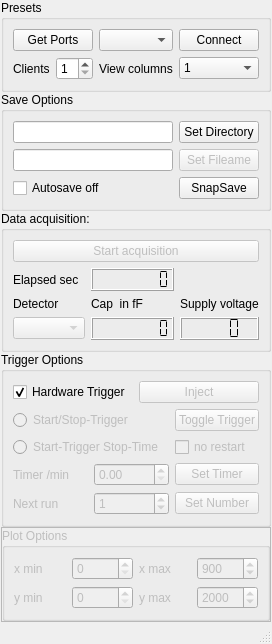
<?xml version="1.0" encoding="UTF-8"?>
<ui version="4.0">
 <class>MainWindow</class>
 <widget class="QMainWindow" name="MainWindow">
  <property name="geometry">
   <rect>
    <x>0</x>
    <y>0</y>
    <width>272</width>
    <height>617</height>
   </rect>
  </property>
  <property name="sizePolicy">
   <sizepolicy hsizetype="MinimumExpanding" vsizetype="MinimumExpanding">
    <horstretch>0</horstretch>
    <verstretch>0</verstretch>
   </sizepolicy>
  </property>
  <property name="windowTitle">
   <string>MainWindow</string>
  </property>
  <property name="windowIcon">
   <iconset>
    <normaloff>CDC_icon.ico</normaloff>CDC_icon.ico</iconset>
  </property>
  <widget class="QWidget" name="centralwidget">
   <layout class="QGridLayout" name="gridLayout">
    <property name="leftMargin">
     <number>0</number>
    </property>
    <property name="topMargin">
     <number>0</number>
    </property>
    <property name="rightMargin">
     <number>0</number>
    </property>
    <property name="bottomMargin">
     <number>0</number>
    </property>
    <property name="spacing">
     <number>0</number>
    </property>
    <item row="0" column="1">
     <layout class="QVBoxLayout" name="plotArea">
      <property name="sizeConstraint">
       <enum>QLayout::SetDefaultConstraint</enum>
      </property>
     </layout>
    </item>
    <item row="0" column="0">
     <widget class="QFrame" name="frame">
      <property name="minimumSize">
       <size>
        <width>270</width>
        <height>0</height>
       </size>
      </property>
      <property name="maximumSize">
       <size>
        <width>270</width>
        <height>16777215</height>
       </size>
      </property>
      <property name="lineWidth">
       <number>0</number>
      </property>
      <layout class="QVBoxLayout" name="verticalLayout">
       <property name="spacing">
        <number>0</number>
       </property>
       <property name="leftMargin">
        <number>0</number>
       </property>
       <property name="topMargin">
        <number>0</number>
       </property>
       <property name="rightMargin">
        <number>0</number>
       </property>
       <property name="bottomMargin">
        <number>0</number>
       </property>
       <item>
        <widget class="QGroupBox" name="presetsBox">
         <property name="title">
          <string>Presets</string>
         </property>
         <layout class="QGridLayout" name="gridLayout_6">
          <item row="1" column="3">
           <widget class="QPushButton" name="btnConnect">
            <property name="enabled">
             <bool>true</bool>
            </property>
            <property name="text">
             <string>Connect</string>
            </property>
           </widget>
          </item>
          <item row="1" column="2">
           <widget class="QComboBox" name="serialSlots"/>
          </item>
          <item row="2" column="0">
           <widget class="QLabel" name="label_12">
            <property name="text">
             <string>Clients</string>
            </property>
           </widget>
          </item>
          <item row="2" column="1">
           <widget class="QSpinBox" name="SensorNo">
            <property name="minimum">
             <number>1</number>
            </property>
            <property name="maximum">
             <number>8</number>
            </property>
           </widget>
          </item>
          <item row="2" column="2">
           <widget class="QLabel" name="label_9">
            <property name="text">
             <string>View columns</string>
            </property>
           </widget>
          </item>
          <item row="2" column="3">
           <widget class="QComboBox" name="comboLiveView">
            <property name="currentIndex">
             <number>1</number>
            </property>
            <item>
             <property name="text">
              <string>0</string>
             </property>
            </item>
            <item>
             <property name="text">
              <string>1</string>
             </property>
            </item>
            <item>
             <property name="text">
              <string>2</string>
             </property>
            </item>
            <item>
             <property name="text">
              <string>3</string>
             </property>
            </item>
           </widget>
          </item>
          <item row="1" column="0" colspan="2">
           <widget class="QPushButton" name="btnRefresh">
            <property name="text">
             <string>Get Ports</string>
            </property>
           </widget>
          </item>
         </layout>
        </widget>
       </item>
       <item>
        <widget class="QGroupBox" name="groupBox_5">
         <property name="title">
          <string>Save Options</string>
         </property>
         <layout class="QGridLayout" name="gridLayout_7">
          <item row="3" column="2">
           <widget class="QPushButton" name="autoSetDirectory">
            <property name="enabled">
             <bool>true</bool>
            </property>
            <property name="text">
             <string>Set Directory</string>
            </property>
           </widget>
          </item>
          <item row="6" column="2">
           <widget class="QPushButton" name="autoSetFilename">
            <property name="enabled">
             <bool>false</bool>
            </property>
            <property name="text">
             <string>Set Fileame</string>
            </property>
           </widget>
          </item>
          <item row="7" column="0">
           <widget class="QCheckBox" name="cboxAutosave">
            <property name="text">
             <string>Autosave off</string>
            </property>
           </widget>
          </item>
          <item row="3" column="0" colspan="2">
           <widget class="QLineEdit" name="autoDirectory">
            <property name="enabled">
             <bool>true</bool>
            </property>
            <property name="readOnly">
             <bool>true</bool>
            </property>
           </widget>
          </item>
          <item row="6" column="0" colspan="2">
           <widget class="QLineEdit" name="autoFilename"/>
          </item>
          <item row="7" column="2">
           <widget class="QPushButton" name="btnSave">
            <property name="text">
             <string>SnapSave</string>
            </property>
           </widget>
          </item>
         </layout>
        </widget>
       </item>
       <item>
        <widget class="QGroupBox" name="groupBox_4">
         <property name="title">
          <string>Data acquisition:</string>
         </property>
         <property name="flat">
          <bool>false</bool>
         </property>
         <layout class="QGridLayout" name="gridLayout_4">
          <item row="1" column="0">
           <widget class="QLabel" name="label_6">
            <property name="text">
             <string>Elapsed sec</string>
            </property>
           </widget>
          </item>
          <item row="9" column="0">
           <widget class="QComboBox" name="selectLCD">
            <property name="enabled">
             <bool>false</bool>
            </property>
           </widget>
          </item>
          <item row="8" column="0">
           <widget class="QLabel" name="label_13">
            <property name="text">
             <string>Detector</string>
            </property>
           </widget>
          </item>
          <item row="9" column="3" colspan="2">
           <widget class="QLCDNumber" name="lcdVoltage">
            <property name="digitCount">
             <number>4</number>
            </property>
            <property name="segmentStyle">
             <enum>QLCDNumber::Flat</enum>
            </property>
           </widget>
          </item>
          <item row="0" column="0" colspan="5">
           <widget class="QPushButton" name="btnacquisition">
            <property name="enabled">
             <bool>false</bool>
            </property>
            <property name="text">
             <string>Start acquisition</string>
            </property>
           </widget>
          </item>
          <item row="9" column="1" colspan="2">
           <widget class="QLCDNumber" name="lcdSerRead">
            <property name="font">
             <font>
              <pointsize>8</pointsize>
              <weight>50</weight>
              <bold>false</bold>
              <kerning>true</kerning>
             </font>
            </property>
            <property name="smallDecimalPoint">
             <bool>true</bool>
            </property>
            <property name="digitCount">
             <number>7</number>
            </property>
            <property name="segmentStyle">
             <enum>QLCDNumber::Flat</enum>
            </property>
            <property name="value" stdset="0">
             <double>0.000000000000000</double>
            </property>
           </widget>
          </item>
          <item row="1" column="1" colspan="2">
           <widget class="QLCDNumber" name="lcdTime">
            <property name="autoFillBackground">
             <bool>false</bool>
            </property>
            <property name="frameShape">
             <enum>QFrame::Box</enum>
            </property>
            <property name="smallDecimalPoint">
             <bool>true</bool>
            </property>
            <property name="digitCount">
             <number>7</number>
            </property>
            <property name="segmentStyle">
             <enum>QLCDNumber::Flat</enum>
            </property>
           </widget>
          </item>
          <item row="8" column="1">
           <widget class="QLabel" name="label_5">
            <property name="text">
             <string>Cap  in fF</string>
            </property>
           </widget>
          </item>
          <item row="8" column="3" colspan="2">
           <widget class="QLabel" name="label_V">
            <property name="text">
             <string>Supply voltage</string>
            </property>
           </widget>
          </item>
         </layout>
        </widget>
       </item>
       <item>
        <widget class="QGroupBox" name="groupBox">
         <property name="minimumSize">
          <size>
           <width>0</width>
           <height>0</height>
          </size>
         </property>
         <property name="title">
          <string>Trigger Options</string>
         </property>
         <layout class="QGridLayout" name="gridLayout_5" rowstretch="0,0" columnstretch="0,0">
          <item row="0" column="1">
           <widget class="QPushButton" name="pbnTrigger">
            <property name="enabled">
             <bool>false</bool>
            </property>
            <property name="text">
             <string>Inject</string>
            </property>
            <property name="checkable">
             <bool>false</bool>
            </property>
            <property name="checked">
             <bool>false</bool>
            </property>
            <property name="default">
             <bool>false</bool>
            </property>
            <property name="flat">
             <bool>false</bool>
            </property>
           </widget>
          </item>
          <item row="0" column="0">
           <widget class="QCheckBox" name="extTrigger">
            <property name="enabled">
             <bool>true</bool>
            </property>
            <property name="text">
             <string>Hardware Trigger</string>
            </property>
            <property name="checked">
             <bool>true</bool>
            </property>
            <property name="autoExclusive">
             <bool>false</bool>
            </property>
           </widget>
          </item>
          <item row="1" column="0" colspan="2">
           <widget class="QFrame" name="modeBox">
            <property name="enabled">
             <bool>false</bool>
            </property>
            <layout class="QGridLayout" name="gridLayout_3">
             <property name="leftMargin">
              <number>0</number>
             </property>
             <property name="topMargin">
              <number>0</number>
             </property>
             <property name="rightMargin">
              <number>0</number>
             </property>
             <property name="bottomMargin">
              <number>0</number>
             </property>
             <item row="8" column="1">
              <widget class="QLabel" name="lbRun">
               <property name="autoFillBackground">
                <bool>false</bool>
               </property>
               <property name="text">
                <string>Next run</string>
               </property>
              </widget>
             </item>
             <item row="7" column="2">
              <widget class="QDoubleSpinBox" name="timeBox">
               <property name="value">
                <double>0.000000000000000</double>
               </property>
              </widget>
             </item>
             <item row="0" column="1" colspan="2">
              <widget class="QRadioButton" name="rbtnAuto">
               <property name="text">
                <string>Start/Stop-Trigger</string>
               </property>
              </widget>
             </item>
             <item row="7" column="3">
              <widget class="QPushButton" name="timeSet">
               <property name="text">
                <string>Set Timer</string>
               </property>
               <property name="checked">
                <bool>false</bool>
               </property>
              </widget>
             </item>
             <item row="6" column="3">
              <widget class="QCheckBox" name="cboxRestart">
               <property name="text">
                <string>no restart</string>
               </property>
              </widget>
             </item>
             <item row="7" column="1">
              <widget class="QLabel" name="label_8">
               <property name="text">
                <string>Timer /min</string>
               </property>
              </widget>
             </item>
             <item row="8" column="3">
              <widget class="QPushButton" name="autoSetNo">
               <property name="text">
                <string>Set Number</string>
               </property>
              </widget>
             </item>
             <item row="6" column="1" colspan="2">
              <widget class="QRadioButton" name="rbtnTime">
               <property name="toolTip">
                <string extracomment="First set Time"/>
               </property>
               <property name="toolTipDuration">
                <number>3</number>
               </property>
               <property name="text">
                <string>Start-Trigger Stop-Time</string>
               </property>
              </widget>
             </item>
             <item row="8" column="2">
              <widget class="QSpinBox" name="autoCurrentNo">
               <property name="value">
                <number>1</number>
               </property>
               <property name="displayIntegerBase">
                <number>10</number>
               </property>
              </widget>
             </item>
             <item row="0" column="3">
              <widget class="QPushButton" name="ToggleTrigger">
               <property name="enabled">
                <bool>false</bool>
               </property>
               <property name="text">
                <string>Toggle Trigger</string>
               </property>
              </widget>
             </item>
            </layout>
           </widget>
          </item>
         </layout>
        </widget>
       </item>
       <item>
        <widget class="QFrame" name="PlotFrame">
         <property name="minimumSize">
          <size>
           <width>0</width>
           <height>0</height>
          </size>
         </property>
         <property name="frameShape">
          <enum>QFrame::StyledPanel</enum>
         </property>
         <property name="frameShadow">
          <enum>QFrame::Raised</enum>
         </property>
         <layout class="QVBoxLayout" name="verticalLayout_2">
          <property name="spacing">
           <number>0</number>
          </property>
          <property name="leftMargin">
           <number>0</number>
          </property>
          <property name="topMargin">
           <number>0</number>
          </property>
          <property name="rightMargin">
           <number>0</number>
          </property>
          <property name="bottomMargin">
           <number>0</number>
          </property>
          <item>
           <widget class="QGroupBox" name="BoxPlot">
            <property name="enabled">
             <bool>false</bool>
            </property>
            <property name="title">
             <string>Plot Options</string>
            </property>
            <property name="checkable">
             <bool>false</bool>
            </property>
            <layout class="QGridLayout" name="gridLayout_2">
             <item row="3" column="0">
              <widget class="QLabel" name="label_3">
               <property name="text">
                <string>y min</string>
               </property>
              </widget>
             </item>
             <item row="1" column="2">
              <widget class="QLabel" name="label_2">
               <property name="text">
                <string>x max</string>
               </property>
              </widget>
             </item>
             <item row="3" column="2">
              <widget class="QLabel" name="label_4">
               <property name="text">
                <string>y max</string>
               </property>
              </widget>
             </item>
             <item row="3" column="3">
              <widget class="QSpinBox" name="setymax">
               <property name="maximum">
                <number>25000</number>
               </property>
               <property name="singleStep">
                <number>10</number>
               </property>
               <property name="value">
                <number>2000</number>
               </property>
               <property name="displayIntegerBase">
                <number>10</number>
               </property>
              </widget>
             </item>
             <item row="1" column="3">
              <widget class="QSpinBox" name="setxmax">
               <property name="maximum">
                <number>50000</number>
               </property>
               <property name="singleStep">
                <number>60</number>
               </property>
               <property name="value">
                <number>900</number>
               </property>
              </widget>
             </item>
             <item row="1" column="0">
              <widget class="QLabel" name="label">
               <property name="text">
                <string>x min</string>
               </property>
              </widget>
             </item>
             <item row="3" column="1">
              <widget class="QSpinBox" name="setymin">
               <property name="maximum">
                <number>25000</number>
               </property>
               <property name="singleStep">
                <number>10</number>
               </property>
               <property name="value">
                <number>0</number>
               </property>
              </widget>
             </item>
             <item row="1" column="1">
              <widget class="QSpinBox" name="setxmin">
               <property name="maximum">
                <number>10000</number>
               </property>
               <property name="singleStep">
                <number>60</number>
               </property>
               <property name="value">
                <number>0</number>
               </property>
              </widget>
             </item>
            </layout>
           </widget>
          </item>
         </layout>
        </widget>
       </item>
       <item>
        <spacer name="verticalSpacer">
         <property name="orientation">
          <enum>Qt::Vertical</enum>
         </property>
         <property name="sizeHint" stdset="0">
          <size>
           <width>20</width>
           <height>0</height>
          </size>
         </property>
        </spacer>
       </item>
      </layout>
     </widget>
    </item>
   </layout>
  </widget>
  <widget class="QStatusBar" name="statusbar"/>
  <widget class="QMenuBar" name="menuBar">
   <property name="geometry">
    <rect>
     <x>0</x>
     <y>0</y>
     <width>272</width>
     <height>21</height>
    </rect>
   </property>
  </widget>
 </widget>
 <tabstops>
  <tabstop>autoSetFilename</tabstop>
  <tabstop>rbtnAuto</tabstop>
  <tabstop>timeBox</tabstop>
  <tabstop>timeSet</tabstop>
  <tabstop>rbtnTime</tabstop>
  <tabstop>cboxRestart</tabstop>
  <tabstop>autoCurrentNo</tabstop>
  <tabstop>autoSetNo</tabstop>
  <tabstop>setxmin</tabstop>
  <tabstop>setxmax</tabstop>
  <tabstop>setymin</tabstop>
  <tabstop>setymax</tabstop>
 </tabstops>
 <resources/>
 <connections/>
</ui>
